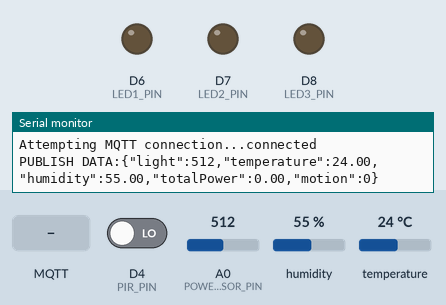
Recording of a sketch running on a simulated ESP8266 (NodeMCU). Shown: output pins drawn as LEDs (lit = HIGH), the last lines printed to the serial monitor. The inputs (shaded band) are chosen by the test bench; at power-on: D4 (PIR_PIN) LOW, A0 (POWER_SENSOR_PIN) = 512, humidity 55 %, temperature 24 °C. WiFi joins after 1.5 s; servers stay silent unless stated; random numbers use the default seed unless the sketch sets one; no MQTT or app messages arrive unless stated.

Above: at 2.8 s.
2.9 s: MQTT message "1" arrives on the first subscribed topic
At 5.3 s:
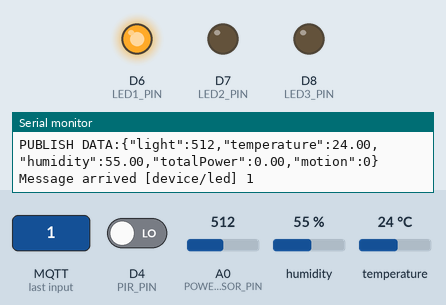
6.5 s: D4 (PIR_PIN) driven HIGH
At 8.6 s:
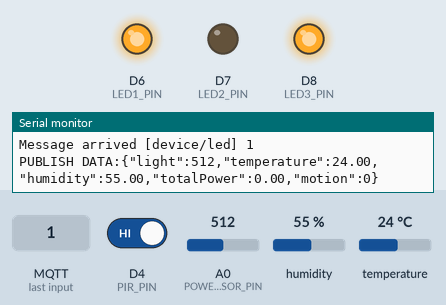
9.8 s: MQTT message "1" arrives on the second subscribed topic
At 13.1 s:
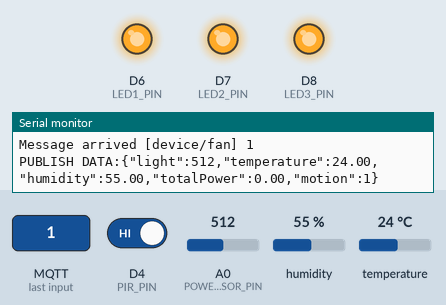
16.4 s: MQTT message "1" arrives on the third subscribed topic
At 19.6 s:
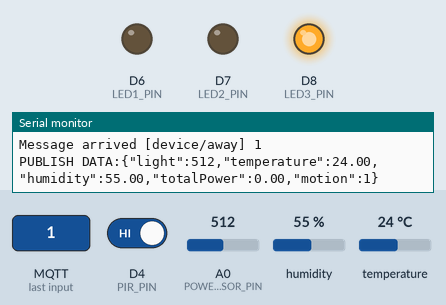
Timing chart, 0 to 20.7 s (numbered marks = the images above; inputs shaded):
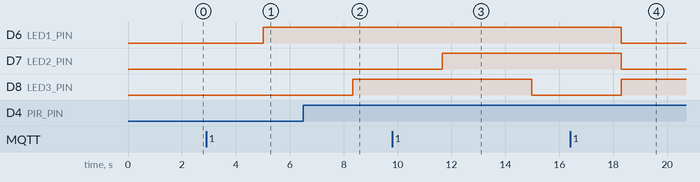

The sketch:

test.ino
```cpp
#include <ESP8266WiFi.h>
#include <PubSubClient.h>
#include <Adafruit_Sensor.h>
#include <DHT.h>
#include <DHT_U.h>

// Pin definitions
#define DHTPIN D5           // DHT11 sensor pin
#define DHTTYPE DHT11       // DHT sensor type
#define PIR_PIN D4          // PIR motion sensor pin
#define POWER_SENSOR_PIN A0 // Power sensor analog pin (ACS712)
#define LED1_PIN D6         // Original LED
#define LED2_PIN D7         // Original fan control
#define LED3_PIN D8         // New motion-activated LED

// Network and MQTT configuration
const char* ssid = "GIANG QUAN_5G";
const char* password = "20111991";
const char* mqtt_server = "172.20.10.2";
const char* topic = "dataSensor";
const char* user = "tung";
const char* passwd = "a";

// Constants for power calculation
const float VCC = 5.0;              // Supply voltage
const float VOLTAGE_MAINS = 220.0;  // Mains voltage (VAC)
const float ACS_SENSITIVITY = 0.066; // For ACS712 30A version: 66mV/A
const float ACS_OFFSET = VCC / 2;   // Offset voltage at 0A

// Global variables
DHT_Unified dht(DHTPIN, DHTTYPE);
WiFiClient espClient;
PubSubClient client(espClient);

unsigned long lastMsg = 0;
unsigned long lastMotionTime = 0;
String msgStr = "";
float temp, hum, totalPower;
bool motionDetected = false;
bool awayMode = false;
const unsigned long MOTION_TIMEOUT = 5000; // 5 seconds timeout for motion-activated LED

// Variables for power measurement
const int SAMPLES = 1000;  // Number of samples for power measurement
unsigned long lastPowerCalculation = 0;
const unsigned long POWER_CALC_INTERVAL = 1000; // Calculate power every second

void turnOffAllDevices() {
  digitalWrite(LED1_PIN, LOW);
  digitalWrite(LED2_PIN, LOW);
  digitalWrite(LED3_PIN, LOW);

  const char* ledMsg = "{\"status\":\"false\",\"message\":\"Light turns off due to away mode!\"}";
  const char* fanMsg = "{\"status\":\"false\",\"message\":\"Fan turns off due to away mode!\"}";
  client.publish("device/led/message", ledMsg);
  client.publish("device/fan/message", fanMsg);
}

void setup_wifi() {
  delay(10);
  Serial.println();
  Serial.print("Connecting to ");
  Serial.println(ssid);

  WiFi.mode(WIFI_STA);
  WiFi.begin(ssid, password);

  while (WiFi.status() != WL_CONNECTED) {
    Serial.print(".");
    digitalWrite(2,0);
    delay(200);
    digitalWrite(2,1);
    delay(200);
  }

  randomSeed(micros());
  Serial.println("");
  Serial.println("WiFi connected");
  Serial.println("IP address: ");
  Serial.println(WiFi.localIP());
}

float calculateTotalPower() {
  float sumSquares = 0;
  float maxCurrent = 0;
  float minCurrent = 999;

  // Sample the sensor multiple times to get RMS current
  for(int i = 0; i < SAMPLES; i++) {
    float rawValue = analogRead(POWER_SENSOR_PIN);
    float voltage = (rawValue * VCC) / 1024.0;
    float current = (voltage - ACS_OFFSET) / ACS_SENSITIVITY;

    // Track max and min for peak-to-peak calculation
    if(current > maxCurrent) maxCurrent = current;
    if(current < minCurrent) minCurrent = current;

    sumSquares += current * current;
    delayMicroseconds(200); // Small delay between samples
  }

  // Calculate RMS current
  float rmsValue = sqrt(sumSquares / SAMPLES);

  // Alternative peak-to-peak method
  float peakToPeak = maxCurrent - minCurrent;
  float rmsFromPeak = peakToPeak / 2.0 / sqrt(2);

  // Use the larger of the two calculations
  float finalRMS = max(rmsValue, rmsFromPeak);

  // Calculate power (P = V * I for resistive loads)
  // For more accuracy, you might want to consider power factor
  float power = VOLTAGE_MAINS * finalRMS * 0.95; // 0.95 is an estimated power factor

  return power;
}

void handleMotionSensor() {
  if (digitalRead(PIR_PIN) == HIGH) {
    if (!motionDetected) {
      motionDetected = true;
      digitalWrite(LED3_PIN, HIGH);
      lastMotionTime = millis();
      // Publish motion detection event
      const char* motionMsg = "{\"motion\":true,\"message\":\"Motion detected!\"}";
      client.publish("device/motion", motionMsg);
    }
  }

  // Turn off LED after timeout
  if (motionDetected && (millis() - lastMotionTime >= MOTION_TIMEOUT)) {
    motionDetected = false;
    digitalWrite(LED3_PIN, LOW);
    // Publish motion end event
    const char* motionEndMsg = "{\"motion\":false,\"message\":\"Motion ended\"}";
    client.publish("device/motion", motionEndMsg);
  }
}

void callback(char* topic, byte* payload, unsigned int length) {
  Serial.print("Message arrived [");
  Serial.print(topic);
  Serial.print("] ");
  for (int i = 0; i < length; i++) {
    Serial.print((char)payload[i]);
  }
  Serial.println();

  if (strcmp(topic, "device/away") == 0) {
    if ((char)payload[0] == '1') {
      awayMode = true;
      turnOffAllDevices();
      const char* awayMsg = "{\"status\":\"true\",\"message\":\"Away mode activated!\"}";
      client.publish("device/away/message", awayMsg);
    } else if ((char)payload[0] == '0') {
      awayMode = false;
      const char* awayMsg = "{\"status\":\"false\",\"message\":\"Away mode deactivated!\"}";
      client.publish("device/away/message", awayMsg);
    }
    return;
  }

  if (awayMode) {
    const char* errorMsg = "{\"error\":\"Cannot control devices in away mode\"}";
    client.publish("device/error", errorMsg);
    return;
  }


  // LED 1 control
 if ((char)payload[0] == '0' && strcmp(topic, "device/led") == 0) {
    digitalWrite(LED1_PIN, LOW);
    const char* alterMsg = "{\"status\":\"false\",\"message\":\"Light turns off!!!\"}";
    client.publish("device/led/message", alterMsg);
  } else if ((char)payload[0] == '1' && strcmp(topic, "device/led") == 0) {
    digitalWrite(LED1_PIN, HIGH);
    const char* alterMsg = "{\"status\":\"true\",\"message\":\"Light turns on!!!\"}";
    client.publish("device/led/message", alterMsg);
  }
  // Fan control
  else if ((char)payload[0] == '0' && strcmp(topic, "device/fan") == 0) {
    digitalWrite(LED2_PIN, LOW);
    const char* alterMsg = "{\"status\":\"false\",\"message\":\"Fan turns off!!!\"}";
    client.publish("device/fan/message", alterMsg);
  }
  else if ((char)payload[0] == '1' && strcmp(topic, "device/fan") == 0) {
    digitalWrite(LED2_PIN, HIGH);
    const char* alterMsg = "{\"status\":\"true\",\"message\":\"Fan turns on!!!\"}";
    client.publish("device/fan/message", alterMsg);
  }
}

void reconnect() {
  while (!client.connected()) {
    Serial.print("Attempting MQTT connection...");
    String clientId = "ESP8266Client-";
    clientId += String(random(0xffff), HEX);

    if (client.connect(clientId.c_str(), user, passwd)) {
      Serial.println("connected");
      client.subscribe("device/led");
      client.subscribe("device/fan");
      client.subscribe("device/away");
    } else {
      Serial.print("failed, rc=");
      Serial.print(client.state());
      Serial.println(" try again in 5 seconds");
      delay(5000);
    }
  }
}

void setup() {
  pinMode(LED1_PIN, OUTPUT);
  pinMode(LED2_PIN, OUTPUT);
  pinMode(LED3_PIN, OUTPUT);
  pinMode(PIR_PIN, INPUT);

  dht.begin();
  sensor_t sensor;
  dht.temperature().getSensor(&sensor);
  dht.humidity().getSensor(&sensor);

  Serial.begin(115200);
  setup_wifi();
  client.setServer(mqtt_server, 1889);
  client.setCallback(callback);
}

void loop() {
  if (!client.connected()) {
    reconnect();
  }
  client.loop();

  // Handle motion sensor
  handleMotionSensor();

  // Update power measurement periodically
  if (millis() - lastPowerCalculation >= POWER_CALC_INTERVAL) {
    totalPower = calculateTotalPower();
    lastPowerCalculation = millis();
  }

  unsigned long now = millis();
  if (now - lastMsg > 2000) {
    lastMsg = now;

    // Read DHT sensor
    sensors_event_t event;
    dht.temperature().getEvent(&event);
    if (!isnan(event.temperature)) {
      temp = event.temperature;
    }

    dht.humidity().getEvent(&event);
    if (!isnan(event.relative_humidity)) {
      hum = event.relative_humidity;
    }

    // Read light sensor
    int lightLevel = analogRead(A0);

    // Prepare and publish message
    msgStr = "{\"light\":" + String(lightLevel) +
             ",\"temperature\":" + String(temp) +
             ",\"humidity\":" + String(hum) +
             ",\"totalPower\":" + String(totalPower, 2) + // Power in Watts, 2 decimal places
             ",\"motion\":" + String(motionDetected) + "}";

    byte arrSize = msgStr.length() + 1;
    char msg[arrSize];
    Serial.print("PUBLISH DATA:");
    Serial.println(msgStr);
    msgStr.toCharArray(msg, arrSize);
    client.publish(topic, msg);
    msgStr = "";
    delay(3000);
  }
}
```

Measured:
- after the input at 2.9 s, D6 (LED1_PIN): LOW → HIGH after 2.1 s
- after the input at 6.5 s, D8 (LED3_PIN): LOW → HIGH after 1.8 s
- after the input at 9.8 s, D7 (LED2_PIN): LOW → HIGH after 1.9 s
- after the input at 16.4 s, D6 (LED1_PIN), D7 (LED2_PIN): HIGH → LOW after 1.9 s
